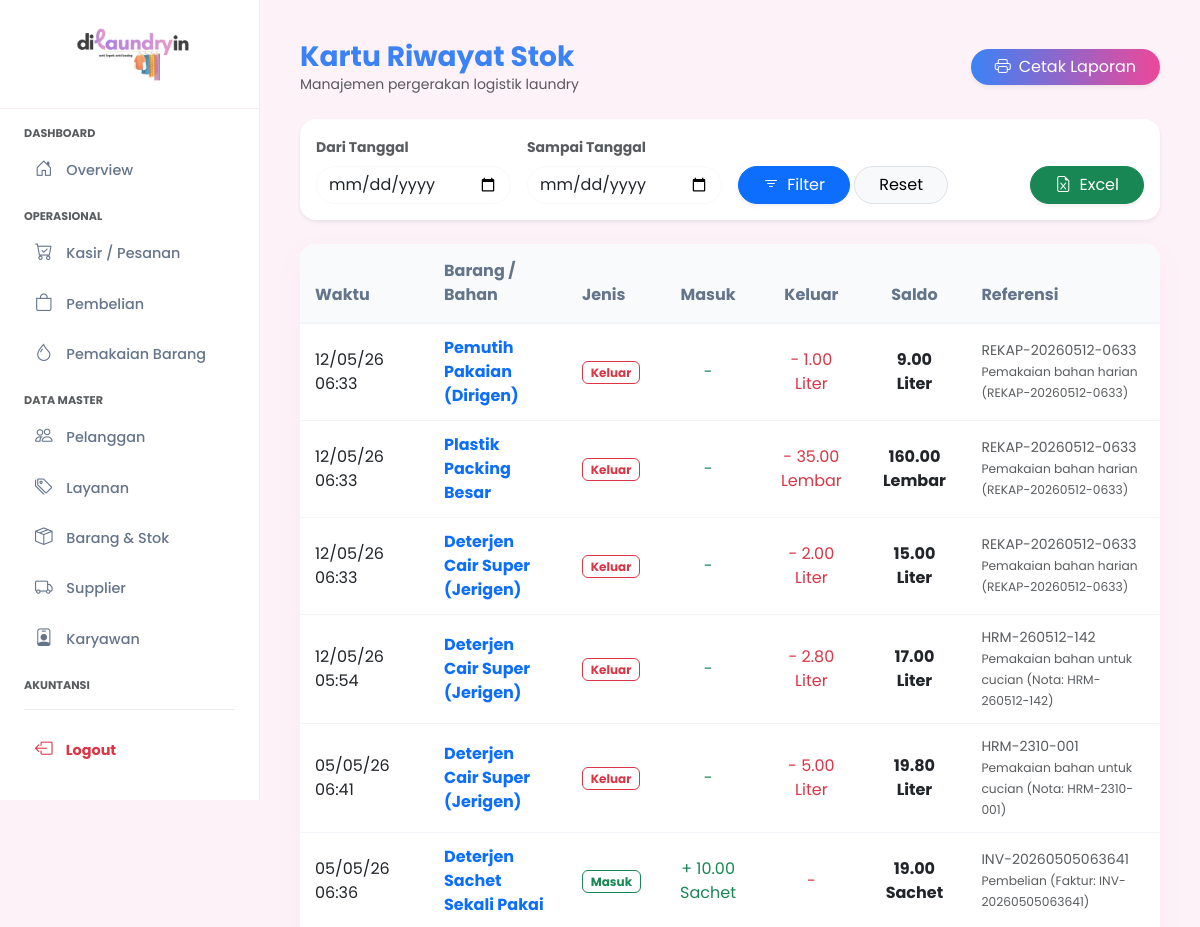
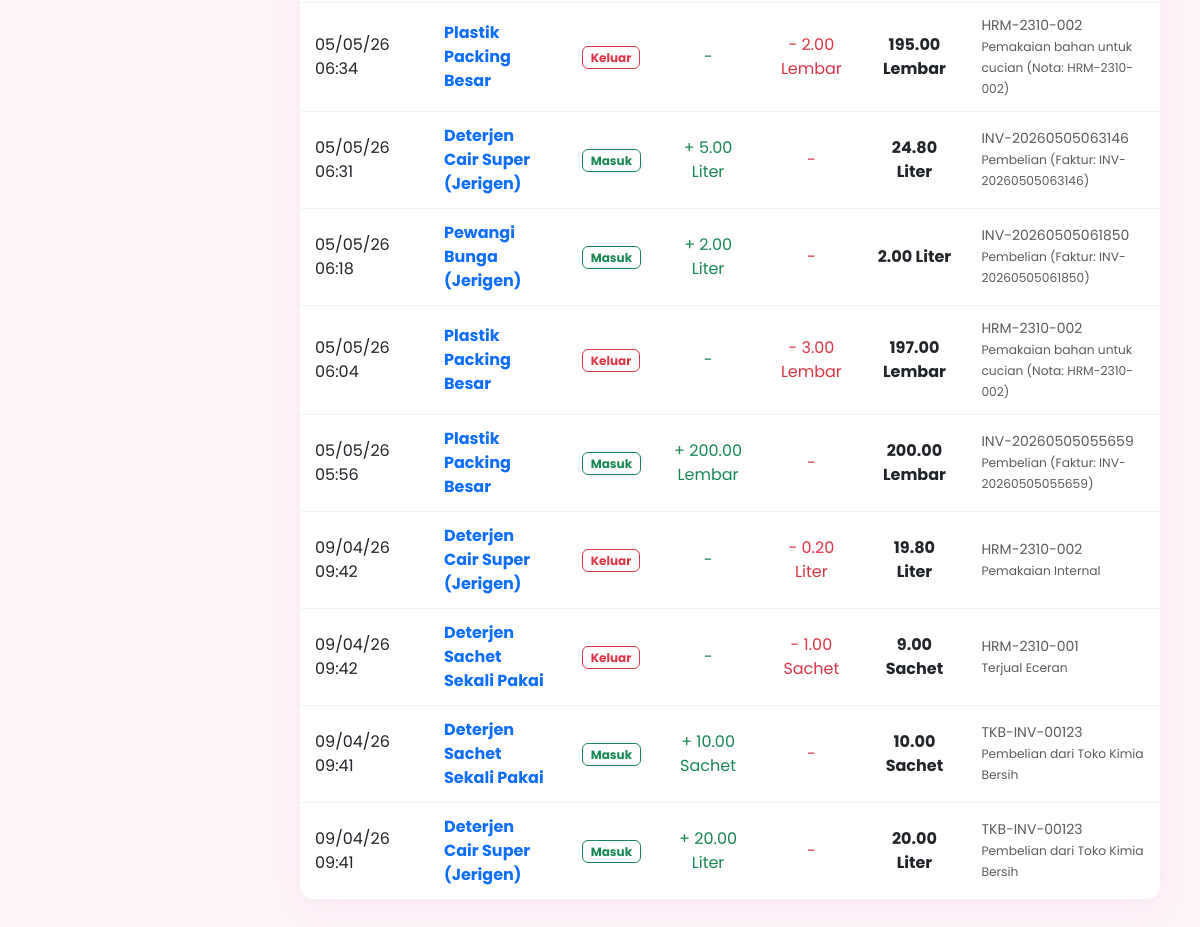
Screenshot of /riwayat_stok.php with the database file from the repository (2 pictures, top to bottom).
### tables this page shows
CREATE TABLE `riwayat_stok` (
  `id_riwayat` int(11) NOT NULL,
  `id_barang` int(11) NOT NULL,
  `tanggal` datetime DEFAULT current_timestamp(),
  `jenis_mutasi` enum('Masuk','Keluar') NOT NULL,
  `qty_mutasi` decimal(10,2) NOT NULL,
  `referensi_dokumen` varchar(50) DEFAULT NULL,
  `keterangan` varchar(255) DEFAULT NULL,
  `saldo_akhir` decimal(10,2) NOT NULL
);

CREATE TABLE `barang` (
  `id_barang` int(11) NOT NULL,
  `nama_barang` varchar(100) NOT NULL,
  `tipe_barang` enum('Bahan Baku','Barang Dijual','Keduanya') NOT NULL,
  `satuan` varchar(20) NOT NULL,
  `harga_beli` int(11) DEFAULT 0,
  `harga_jual` int(11) DEFAULT 0,
  `stok` decimal(10,2) DEFAULT 0.00
);

### riwayat_stok.php (the view, shortened to what this page needs)
<?php
include 'koneksi.php';
$tgl_mulai = isset($_GET['tgl_mulai']) ? $_GET['tgl_mulai'] : '';
$tgl_selesai = isset($_GET['tgl_selesai']) ? $_GET['tgl_selesai'] : '';
$sql = "SELECT r.*, b.nama_barang, b.satuan
        FROM riwayat_stok r
        JOIN barang b ON r.id_barang = b.id_barang";
$sql .= " ORDER BY r.tanggal DESC, r.id_riwayat DESC";
$query = mysqli_query($conn, $sql);
?>
<!DOCTYPE html>
<html lang="id">
<head>
    <link href="https://cdn.jsdelivr.net/npm/bootstrap@5.3.0/dist/css/bootstrap.min.css" rel="stylesheet">
    <link href="https://cdn.jsdelivr.net/npm/bootstrap-icons@1.10.5/font/bootstrap-icons.css" rel="stylesheet">
</head>
<body>
    <div class="no-print">
        <?php include 'sidebar.php'; ?>
    </div>
    <div class="main-content">
        <div class="d-flex justify-content-between align-items-center mb-4 no-print">
            <div>
                <h3 class="fw-bold mb-0" style="color: #3b82f6;">Kartu Riwayat Stok</h3>
                <p class="text-muted small mb-0">Manajemen pergerakan logistik laundry</p>
            </div>
            <div class="d-flex gap-2">
                <button class="btn rounded-pill px-4 text-white shadow-sm" style="background: linear-gradient(90deg, #3b82f6, #ec4899); border: none;" onclick="window.print()">
                    <i class="bi bi-printer me-2"></i>Cetak Laporan
                </button>
            </div>
        </div>
        <div class="card border-0 shadow-sm rounded-4 mb-4 no-print" style="background: white;">
            <div class="card-body p-3">
                <form method="GET" action="" class="row g-3 align-items-end">
                    <div class="col-md-3">
                        <label class="form-label small fw-bold text-muted">Dari Tanggal</label>
                        <input type="date" name="tgl_mulai" class="form-control rounded-pill border-light" value="<?= $tgl_mulai ?>">
                    </div>
                    <div class="col-md-3">
                        <label class="form-label small fw-bold text-muted">Sampai Tanggal</label>
                        <input type="date" name="tgl_selesai" class="form-control rounded-pill border-light" value="<?= $tgl_selesai ?>">
                    </div>
                    <div class="col-md-4">
                        <button type="submit" class="btn btn-primary rounded-pill px-4 shadow-sm">
                            <i class="bi bi-filter me-1"></i> Filter
                        </button>
                        <a href="riwayat_stok.php" class="btn btn-light rounded-pill px-4 border">Reset</a>
                    </div>
                    <div class="col-md-2 text-end">
                        <a href="export_stok.php?tgl_mulai=<?= $tgl_mulai ?>&tgl_selesai=<?= $tgl_selesai ?>" class="btn btn-success rounded-pill px-4 shadow-sm">
                            <i class="bi bi-file-earmark-excel me-1"></i> Excel
                        </a>
                    </div>
                </form>
            </div>
        </div>
        <div class="table-custom">
            <table class="table table-hover mb-0">
                <thead>
                    <tr>
                        <th width="15%">Waktu</th>
                        <th>Barang / Bahan</th>
                        <th width="10%">Jenis</th>
                        <th class="text-center">Masuk</th>
                        <th class="text-center">Keluar</th>
                        <th class="text-center">Saldo</th>
                        <th>Referensi</th>
                    </tr>
                </thead>
                <tbody>
                    <?php if($query && mysqli_num_rows($query) > 0): ?>
                        <?php while($d = mysqli_fetch_array($query)):
                            $is_masuk = ($d['jenis_mutasi'] == 'Masuk');
                        ?>
                            <tr>
                                <td><?= date('d/m/y H:i', strtotime($d['tanggal'])); ?></td>
                                <td class="fw-bold text-primary"><?= htmlspecialchars($d['nama_barang']); ?></td>
                                <td>
                                    <span class="badge border <?= $is_masuk ? 'text-success border-success' : 'text-danger border-danger'; ?>">
                                        <?= $d['jenis_mutasi']; ?>
                                    </span>
                                </td>
                                <td class="text-center text-success">
                                    <?= $is_masuk ? '+ '.$d['qty_mutasi'].' '.$d['satuan'] : '-'; ?>
                                </td>
                                <td class="text-center text-danger">
                                    <?= !$is_masuk ? '- '.$d['qty_mutasi'].' '.$d['satuan'] : '-'; ?>
                                </td>
                                <td class="text-center fw-bold text-dark">
                                    <?= $d['saldo_akhir'].' '.$d['satuan']; ?>
                                </td>
                                <td class="text-muted small">
                                    <?= htmlspecialchars($d['referensi_dokumen']); ?>
                                    <br><small><?= htmlspecialchars($d['keterangan']); ?></small>
                                </td>
                            </tr>
                        <?php endwhile; ?>
                    <?php else: ?>
                        <tr>
                            <td colspan="7" class="text-center py-5">Data tidak ditemukan untuk periode ini.</td>
                        </tr>
                    <?php endif; ?>
                </tbody>
            </table>
        </div>
    </div>
</body>
</html>

### sidebar.php (shortened to what this page needs)
<?php
$current_page = basename($_SERVER['PHP_SELF']);
?>
<div class="sidebar d-flex flex-column" style="height: 100vh;">
    <div class="flex-grow-1 overflow-y-auto">
        <div class="sidebar-brand">
            <img src="londriin.jpeg" alt="Logo Londriin" style="max-width: 150px; height: auto; border-radius: 10px; margin: 0 auto; display: block;">
        </div>
        <div class="mt-3">
            <small class="text-uppercase fw-bold px-4 mb-1 d-block text-muted" style="font-size: 0.7rem;">Dashboard</small>
            <a href="index.php" class="nav-link <?= ($current_page == 'index.php') ? 'active' : ''; ?>">
                <i class="bi bi-house-door"></i> Overview
            </a>
            <small class="text-uppercase fw-bold px-4 mb-1 mt-3 d-block text-muted" style="font-size: 0.7rem;">Operasional</small>
            <a href="pesanan.php" class="nav-link <?= ($current_page == 'pesanan.php' || $current_page == 'tambah_pesanan.php') ? 'active' : ''; ?>">
                <i class="bi bi-cart-check"></i> Kasir / Pesanan
            </a>
            <a href="pembelian.php" class="nav-link <?= ($current_page == 'pembelian.php') ? 'active' : ''; ?>"><i class="bi bi-bag"></i> Pembelian</a>
            <a href="pemakaian.php" class="nav-link <?= ($current_page == 'pemakaian.php') ? 'active' : ''; ?>"><i class="bi bi-droplet"></i> Pemakaian Barang</a>
            <small class="text-uppercase fw-bold px-4 mb-1 mt-3 d-block text-muted" style="font-size: 0.7rem;">Data Master</small>
            <a href="pelanggan.php" class="nav-link <?= ($current_page == 'pelanggan.php' || $current_page == 'tambah_pelanggan.php' || $current_page == 'edit_pelanggan.php') ? 'active' : ''; ?>">
                <i class="bi bi-people"></i> Pelanggan
            </a>
            <a href="layanan.php" class="nav-link <?= ($current_page == 'layanan.php' || $current_page == 'tambah_layanan.php' || $current_page == 'edit_layanan.php') ? 'active' : ''; ?>"><i class="bi bi-tags"></i> Layanan</a>
            <a href="barang.php" class="nav-link <?= ($current_page == 'barang.php') ? 'active' : ''; ?>"><i class="bi bi-box-seam"></i> Barang & Stok</a>
            <a href="supplier.php" class="nav-link <?= ($current_page == 'supplier.php') ? 'active' : ''; ?>"><i class="bi bi-truck"></i> Supplier</a>
            <a href="karyawan.php" class="nav-link <?= ($current_page == 'karyawan.php' || $current_page == 'tambah_karyawan.php' || $current_page == 'edit_karyawan.php') ? 'active' : ''; ?>"><i class="bi bi-person-badge"></i> Karyawan</a>
            <small class="text-uppercase fw-bold px-4 mb-1 mt-3 d-block text-muted" style="font-size: 0.7rem;">Akuntansi</small>
        </div>
    </div>
    <div class="mt-auto pb-4">
        <hr class="mx-4" style="opacity: 0.1;">
        <a href="logout.php" class="nav-link text-danger fw-bold" onclick="return confirm('Udah mau keluar, om?')">
            <i class="bi bi-box-arrow-left"></i> Logout
        </a>
    </div>
</div>

### riwayat_stok.php (style rules this page uses)
body { font-family: 'Poppins', sans-serif; background-color: #fdf2f8; color: #334155; }
.sidebar { width: 260px; height: 100vh; position: fixed; background: #fff; border-right: 1px solid #fce7f3; z-index: 100; overflow-y: auto; top: 0; left: 0; }
.sidebar-brand { padding: 1.5rem; text-align: center; border-bottom: 1px solid #fce7f3; }
.sidebar-brand img { max-width: 150px; }
.nav-link { color: #64748b; font-weight: 500; padding: 10px 20px; border-radius: 10px; margin: 4px 15px; transition: 0.3s; font-size: 0.9rem; text-decoration: none; display: block; }
.nav-link i { margin-right: 10px; font-size: 1.1rem; }
.main-content { margin-left: 260px; padding: 40px; transition: 0.3s; }
.table-custom { background: white; border-radius: 15px; overflow: hidden; box-shadow: 0 10px 30px rgba(236, 72, 153, 0.05); }
.table-custom thead th { background: #f8fafc; color: #64748b; padding: 15px; border-bottom: 2px solid #f1f5f9; }
.table-custom td { padding: 12px 15px; border-bottom: 1px solid #f1f5f9; vertical-align: middle; }

### rows the page displays
riwayat_stok: tanggal "12/05/26 06:33", id_barang.nama_barang "Pemutih Pakaian (Dirigen)", jenis_mutasi "Keluar", qty_mutasi "1.00", id_barang.satuan "Liter", saldo_akhir "9.00", referensi_dokumen "REKAP-20260512-0633", keterangan "Pemakaian bahan harian (REKAP-20260512-0633)"
riwayat_stok: tanggal "12/05/26 06:33", id_barang.nama_barang "Plastik Packing Besar", jenis_mutasi "Keluar", qty_mutasi "35.00", id_barang.satuan "Lembar", saldo_akhir "160.00", referensi_dokumen "REKAP-20260512-0633", keterangan "Pemakaian bahan harian (REKAP-20260512-0633)"
riwayat_stok: tanggal "12/05/26 06:33", id_barang.nama_barang "Deterjen Cair Super (Jerigen)", jenis_mutasi "Keluar", qty_mutasi "2.00", id_barang.satuan "Liter", saldo_akhir "15.00", referensi_dokumen "REKAP-20260512-0633", keterangan "Pemakaian bahan harian (REKAP-20260512-0633)"
riwayat_stok: tanggal "12/05/26 05:54", id_barang.nama_barang "Deterjen Cair Super (Jerigen)", jenis_mutasi "Keluar", qty_mutasi "2.80", id_barang.satuan "Liter", saldo_akhir "17.00", referensi_dokumen "HRM-260512-142", keterangan "Pemakaian bahan untuk cucian (Nota: HRM-260512-142)"
riwayat_stok: tanggal "05/05/26 06:41", id_barang.nama_barang "Deterjen Cair Super (Jerigen)", jenis_mutasi "Keluar", qty_mutasi "5.00", id_barang.satuan "Liter", saldo_akhir "19.80", referensi_dokumen "HRM-2310-001", keterangan "Pemakaian bahan untuk cucian (Nota: HRM-2310-001)"
riwayat_stok: tanggal "05/05/26 06:36", id_barang.nama_barang "Deterjen Sachet Sekali Pakai", jenis_mutasi "Masuk", qty_mutasi "10.00", id_barang.satuan "Sachet", saldo_akhir "19.00", referensi_dokumen "INV-20260505063641", keterangan "Pembelian (Faktur: INV-20260505063641)"
riwayat_stok: tanggal "05/05/26 06:34", id_barang.nama_barang "Plastik Packing Besar", jenis_mutasi "Keluar", qty_mutasi "2.00", id_barang.satuan "Lembar", saldo_akhir "195.00", referensi_dokumen "HRM-2310-002", keterangan "Pemakaian bahan untuk cucian (Nota: HRM-2310-002)"
riwayat_stok: tanggal "05/05/26 06:31", id_barang.nama_barang "Deterjen Cair Super (Jerigen)", jenis_mutasi "Masuk", qty_mutasi "5.00", id_barang.satuan "Liter", saldo_akhir "24.80", referensi_dokumen "INV-20260505063146", keterangan "Pembelian (Faktur: INV-20260505063146)"
riwayat_stok: tanggal "05/05/26 06:18", id_barang.nama_barang "Pewangi Bunga (Jerigen)", jenis_mutasi "Masuk", qty_mutasi "2.00", id_barang.satuan "Liter", saldo_akhir "2.00", referensi_dokumen "INV-20260505061850", keterangan "Pembelian (Faktur: INV-20260505061850)"
riwayat_stok: tanggal "05/05/26 06:04", id_barang.nama_barang "Plastik Packing Besar", jenis_mutasi "Keluar", qty_mutasi "3.00", id_barang.satuan "Lembar", saldo_akhir "197.00", referensi_dokumen "HRM-2310-002", keterangan "Pemakaian bahan untuk cucian (Nota: HRM-2310-002)"
riwayat_stok: tanggal "05/05/26 05:56", id_barang.nama_barang "Plastik Packing Besar", jenis_mutasi "Masuk", qty_mutasi "200.00", id_barang.satuan "Lembar", saldo_akhir "200.00", referensi_dokumen "INV-20260505055659", keterangan "Pembelian (Faktur: INV-20260505055659)"
riwayat_stok: tanggal "09/04/26 09:42", id_barang.nama_barang "Deterjen Cair Super (Jerigen)", jenis_mutasi "Keluar", qty_mutasi "0.20", id_barang.satuan "Liter", saldo_akhir "19.80", referensi_dokumen "HRM-2310-002", keterangan "Pemakaian Internal"
riwayat_stok: tanggal "09/04/26 09:42", id_barang.nama_barang "Deterjen Sachet Sekali Pakai", jenis_mutasi "Keluar", qty_mutasi "1.00", id_barang.satuan "Sachet", saldo_akhir "9.00", referensi_dokumen "HRM-2310-001", keterangan "Terjual Eceran"
riwayat_stok: tanggal "09/04/26 09:41", id_barang.nama_barang "Deterjen Sachet Sekali Pakai", jenis_mutasi "Masuk", qty_mutasi "10.00", id_barang.satuan "Sachet", saldo_akhir "10.00", referensi_dokumen "TKB-INV-00123", keterangan "Pembelian dari Toko Kimia Bersih"
riwayat_stok: tanggal "09/04/26 09:41", id_barang.nama_barang "Deterjen Cair Super (Jerigen)", jenis_mutasi "Masuk", qty_mutasi "20.00", id_barang.satuan "Liter", saldo_akhir "20.00", referensi_dokumen "TKB-INV-00123", keterangan "Pembelian dari Toko Kimia Bersih"
